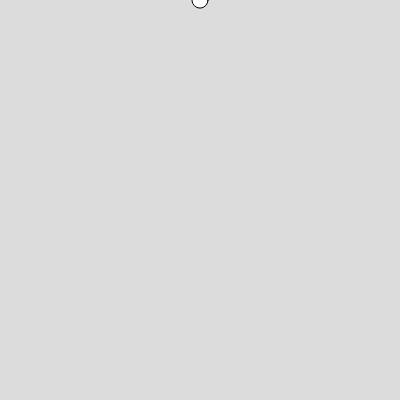
Frame 1 (no input)
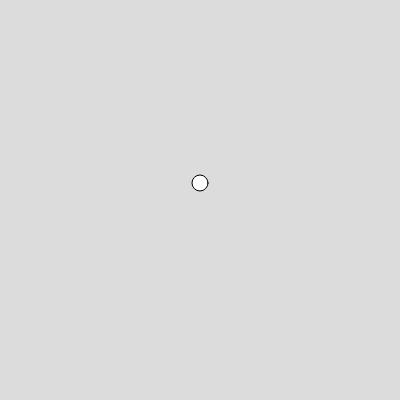
Frame 60 (no input)
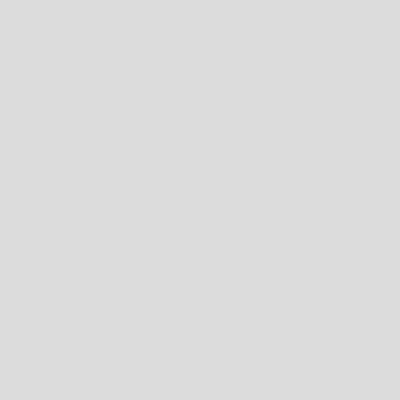
Frame 120 (the mouse pressed at the canvas centre since frame 60)

The p5.js sketch that drew these frames (run headless with seeded random() and noise() and a simulated clock; from frame 60 on, the mouse is pressed at the canvas centre):

// p5.js sketch
// ── sketch.js
var w;

function setup() {
  createCanvas(400, 400);
  w = new Walker();
}

function draw() {
  background(220);
  w.update();
  w.display();
}

function Walker(){
  this.pos = createVector(width/2, 0);
  this.vel = createVector(0, 0);
  this.acc = createVector(0, 0.1);

  this.update = function(){
    this.vel.add(this.acc);
    this.pos.add(this.vel);
  }

  this.display = function(){
    fill(255);
    ellipse(this.pos.x, this.pos.y, 16, 16);
  }
}
